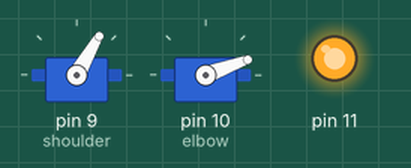
The sketch below on a simulated Arduino Uno, built with avr-gcc and run on an emulated ATmega328P. Shown: 2 × servo, output pins drawn as LEDs (lit = HIGH).

Above: at 0.05 s.
Timing chart, 0 to 3.5 s (numbered marks = the images above):
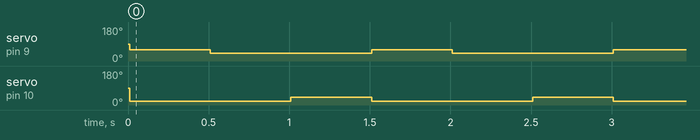

Measured:
- by itself, servo on pin 9 (shoulder): alternates 60° for 0.50 s and 40° for 1.0 s
- by itself, servo on pin 10 (elbow): alternates 40° for 0.50 s and 20° for 1.0 s

The sketch:

servo_test.ino
```cpp
#include "Servo.h"


Servo shoulder;
Servo elbow;
void setup() {
//   put your setup code here, to run once:
  pinMode(11, OUTPUT);
  pinMode(10, OUTPUT);
  pinMode(9, OUTPUT);
  shoulder.attach(9);
  elbow.attach(10);
  delay(10);
  shoulder.write(60);
  elbow.write(20);
  digitalWrite(11,HIGH);

}

void loop() {
  // put your main code here, to run repeatedly:

  shoulder.write(60);
  elbow.write(20);
  delay(500);
  shoulder.write(40);
  elbow.write(20);
  delay(500);
  shoulder.write(40);
  elbow.write(40);
  delay(500);
}
```
